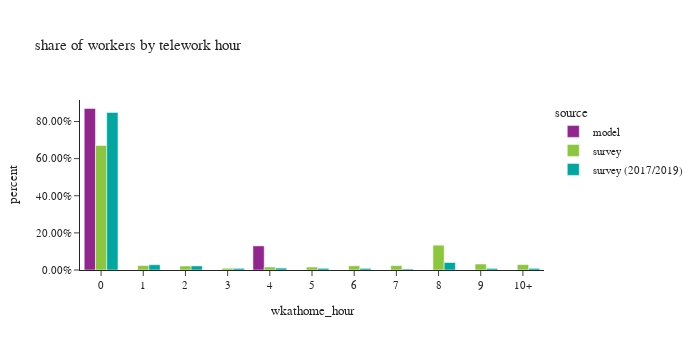

The notebook cell saved with this chart:
### Markdown cell above
### worker counts by telework hours

### Code cell
# population in each telework hour
df_hour_count = workers.groupby(['source','wkathome_int', 'wkathome_hour'])['pdexpfac'].sum().reset_index()
df_hour_count['percent'] = df_hour_count.groupby(['source'], group_keys=False)['pdexpfac']. \
    apply(lambda x:  x / float(x.sum()))

fig = px.bar(df_hour_count.sort_values(by=['source','wkathome_int']), x="wkathome_hour", y="percent", color="source",
             barmode="group",
             title= "share of workers by telework hour")
fig.update_layout(height=350, width=700, font=dict(size=11),
                  xaxis = dict(dtick = 1),
                  yaxis_tickformat = '.2%')
fig.update_xaxes(categoryorder='array', categoryarray= ['0','1', '2', '3', '4', '5', '6', '7', '8', '9', '10+'])
fig.show()

### Figure 1 — Plotly figure (JSON) as saved in the notebook; plotly's stock layout.template omitted (floating-point values rounded to 4 significant figures)
{"data": [{"alignmentgroup": "True", "hovertemplate": "source=model<br>wkathome_hour=%{x}<br>percent=%{y}<extra></extra>", "legendgroup": "model", "marker": {"color": "#91268F", "pattern": {"shape": ""}}, "name": "model", "offsetgroup": "model", "orientation": "v", "showlegend": true, "textposition": "auto", "type": "bar", "x": ["0", "4"], "xaxis": "x", "y": [0.8702, 0.1298], "yaxis": "y"}, {"alignmentgroup": "True", "hovertemplate": "source=survey<br>wkathome_hour=%{x}<br>percent=%{y}<extra></extra>", "legendgroup": "survey", "marker": {"color": "#8CC63E", "pattern": {"shape": ""}}, "name": "survey", "offsetgroup": "survey", "orientation": "v", "showlegend": true, "textposition": "auto", "type": "bar", "x": ["0", "1", "2", "3", "4", "5", "6", "7", "8", "9", "10+"], "xaxis": "x", "y": [0.6714, 0.02392, 0.02169, 0.009497, 0.01604, 0.01594, 0.02268, 0.02368, 0.1337, 0.03223, 0.02923], "yaxis": "y"}, {"alignmentgroup": "True", "hovertemplate": "source=survey (2017/2019)<br>wkathome_hour=%{x}<br>percent=%{y}<extra></extra>", "legendgroup": "survey (2017/2019)", "marker": {"color": "#00A7A0", "pattern": {"shape": ""}}, "name": "survey (2017/2019)", "offsetgroup": "survey (2017/2019)", "orientation": "v", "showlegend": true, "textposition": "auto", "type": "bar", "x": ["0", "1", "2", "3", "4", "5", "6", "7", "8", "9", "10+"], "xaxis": "x", "y": [0.8492, 0.02846, 0.02208, 0.008885, 0.01034, 0.009073, 0.008717, 0.005438, 0.04038, 0.008592, 0.008847], "yaxis": "y"}], "layout": {"barmode": "group", "font": {"size": 11}, "height": 350, "legend": {"title": {"text": "source"}, "tracegroupgap": 0}, "title": {"text": "share of workers by telework hour"}, "width": 700, "xaxis": {"anchor": "y", "categoryarray": ["0", "1", "2", "3", "4", "5", "6", "7", "8", "9", "10+"], "categoryorder": "array", "domain": [0.0, 1.0], "dtick": 1, "title": {"text": "wkathome_hour"}}, "yaxis": {"anchor": "x", "domain": [0.0, 1.0], "tickformat": ".2%", "title": {"text": "percent"}}}}
